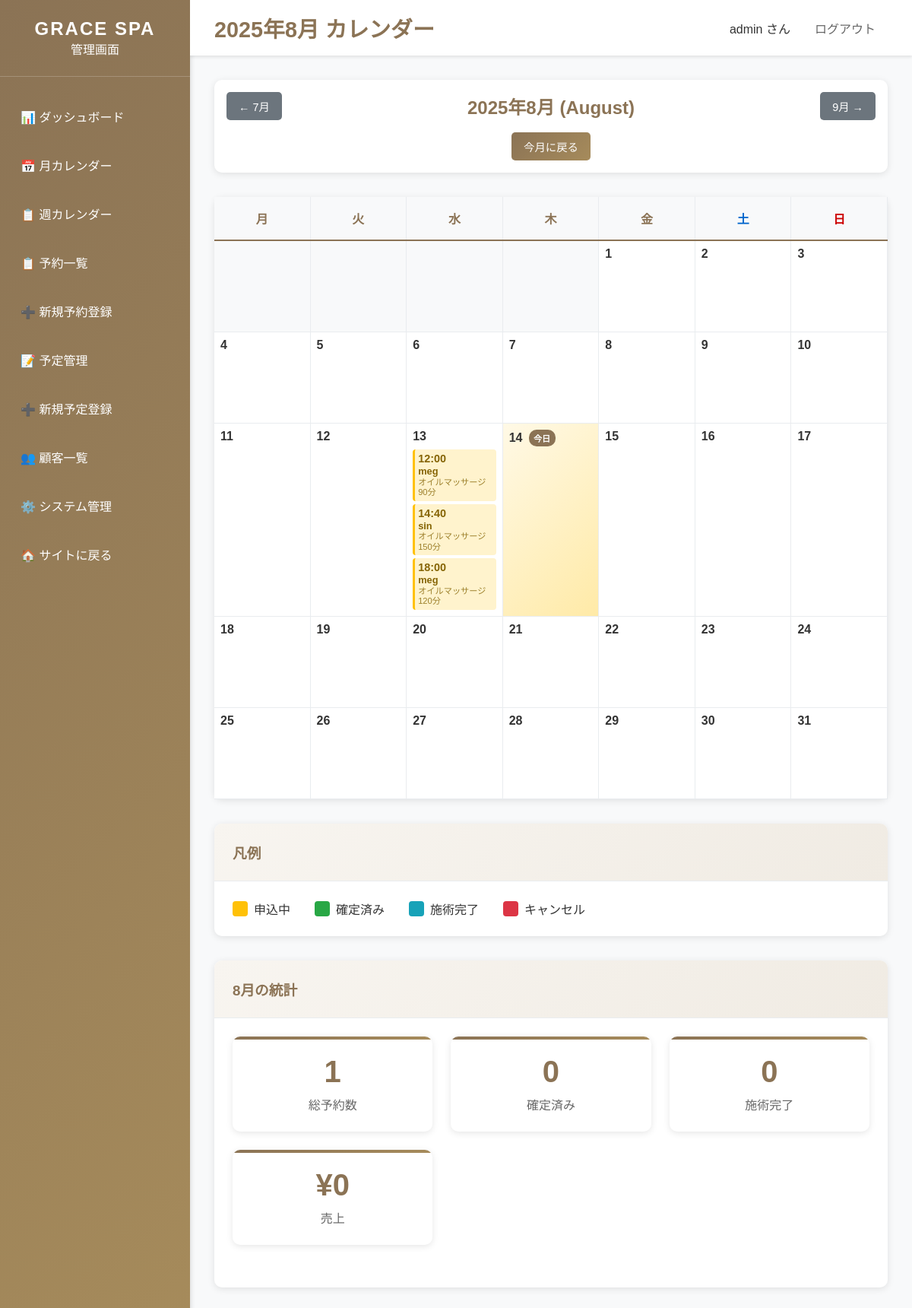
The app's page /dashboard/calendar/ (signed in), older data.
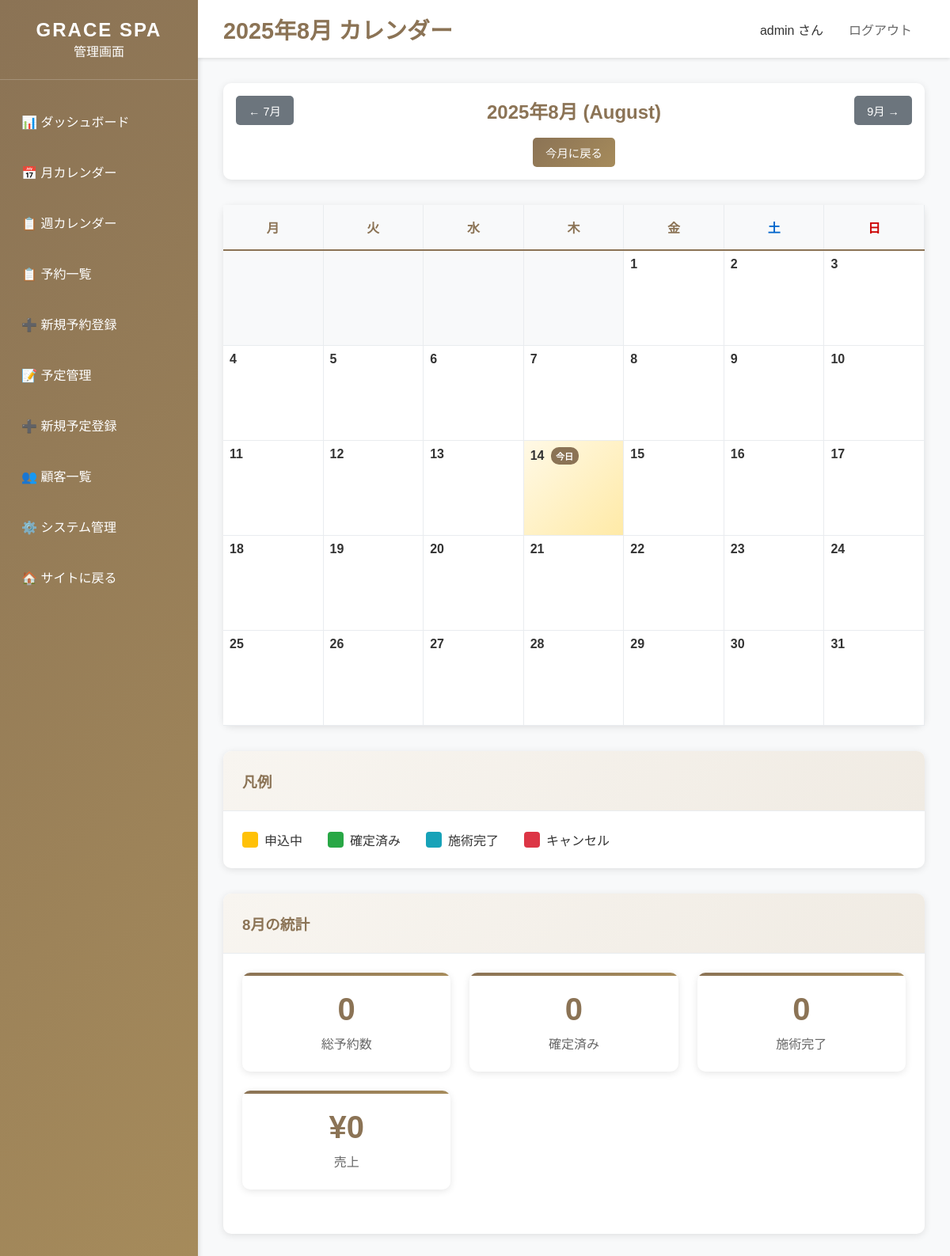
The same page, newer data.
### bookings/models.py (models this page shows, shortened)
class Booking(models.Model):
    STATUS_CHOICES = [
        ('pending', '承認待ち'),
        ('confirmed', '確定'),
        ('completed', '完了'),
        ('cancelled', 'キャンセル'),
    ]
    customer = models.ForeignKey(Customer, on_delete=models.CASCADE, verbose_name='顧客')
    service = models.ForeignKey(Service, on_delete=models.CASCADE, verbose_name='サービス')
    therapist = models.ForeignKey(Therapist, on_delete=models.SET_NULL, null=True, blank=True, verbose_name='施術者')
    booking_date = models.DateField('予約日')
    booking_time = models.TimeField('予約時間')
    status = models.CharField('ステータス', max_length=20, choices=STATUS_CHOICES, default='pending')
    notes = models.TextField('備考', blank=True)
    created_at = models.DateTimeField('作成日時', auto_now_add=True)
    updated_at = models.DateTimeField('更新日時', auto_now=True)
    class Meta:
        verbose_name = '予約'
        verbose_name_plural = '予約'
        ordering = ['-booking_date', '-booking_time']
        unique_together = ['therapist', 'booking_date', 'booking_time']

class Customer(models.Model):
    name = models.CharField('名前', max_length=100)
    email = models.EmailField('メールアドレス', unique=True)
    phone = models.CharField('電話番号', max_length=20)
    notes = models.TextField('備考', blank=True)
    created_at = models.DateTimeField('作成日時', auto_now_add=True)
    updated_at = models.DateTimeField('更新日時', auto_now=True)
    class Meta:
        verbose_name = '顧客'
        verbose_name_plural = '顧客'
        ordering = ['-created_at']

class Service(models.Model):
    name = models.CharField('サービス名', max_length=100)
    description = models.TextField('説明', blank=True)
    duration_minutes = models.PositiveIntegerField('施術時間（分）')
    price = models.PositiveIntegerField('料金')
    is_active = models.BooleanField('有効', default=True)
    sort_order = models.PositiveIntegerField('表示順', default=0)
    created_at = models.DateTimeField('作成日時', auto_now_add=True)
    updated_at = models.DateTimeField('更新日時', auto_now=True)
    class Meta:
        verbose_name = 'サービス'
        verbose_name_plural = 'サービス'
        ordering = ['sort_order', 'name']

### dashboard/views.py (the view)
# urls.py: path('dashboard/calendar/', views.calendar_view, name='calendar'),
@staff_member_required
def calendar_view(request):
    year = int(request.GET.get('year', timezone.now().year))
    month = int(request.GET.get('month', timezone.now().month))
    first_day = datetime(year, month, 1).date()
    if month == 12:
        last_day = datetime(year + 1, 1, 1).date() - timedelta(days=1)
    else:
        last_day = datetime(year, month + 1, 1).date() - timedelta(days=1)
    bookings = Booking.objects.filter(
        booking_date__gte=first_day,
        booking_date__lte=last_day,
        status__in=['pending', 'confirmed']
    ).order_by('booking_date', 'booking_time')
    try:
        schedules = Schedule.objects.filter(
            schedule_date__gte=first_day,
            schedule_date__lte=last_day,
            is_active=True
        ).order_by('schedule_date', 'start_time')
    except:
        schedules = []
    bookings_by_date = {}
    for booking in bookings:
        date_str = booking.booking_date.strftime('%Y-%m-%d')
        if date_str not in bookings_by_date:
            bookings_by_date[date_str] = []
        bookings_by_date[date_str].append(booking)
    schedules_by_date = {}
    for schedule in schedules:
        date_str = schedule.schedule_date.strftime('%Y-%m-%d')
        if date_str not in schedules_by_date:
            schedules_by_date[date_str] = []
        schedules_by_date[date_str].append(schedule)
    cal = calendar.monthcalendar(year, month)
    calendar_data = []
    for week in cal:
        week_data = []
        for day in week:
            if day == 0:
                week_data.append({'day': 0, 'bookings': [], 'schedules': []})
            else:
                day_date = datetime(year, month, day).date()
                day_str = day_date.strftime('%Y-%m-%d')
                day_bookings = bookings_by_date.get(day_str, [])
                day_schedules = schedules_by_date.get(day_str, [])
                is_today = day_date == timezone.now().date()
                week_data.append({
                    'day': day,
                    'date': day_date,
                    'date_str': day_str,
                    'bookings': day_bookings,
                    'schedules': day_schedules,
                    'is_today': is_today
                })
        calendar_data.append(week_data)
    if month == 1:
        prev_year, prev_month = year - 1, 12
    else:
        prev_year, prev_month = year, month - 1
    if month == 12:
        next_year, next_month = year + 1, 1
    else:
        next_year, next_month = year, month + 1
    context = {
        'title': f'{year}年{month}月 カレンダー - GRACE SPA管理画面',
        'calendar_data': calendar_data,
        'year': year,
        'month': month,
        'month_name': calendar.month_name[month],
        'bookings_by_date': bookings_by_date,
        'schedules_by_date': schedules_by_date,
        'prev_year': prev_year,
        'prev_month': prev_month,
        'next_year': next_year,
        'next_month': next_month,
        'today': timezone.now().date(),
    }
    return render(request, 'dashboard/calendar.html', context)

### templates/dashboard/calendar.html (shortened to what the changed rows need)
{% extends 'dashboard/base_dashboard.html' %}
{% load calendar_extras %}
{% block page_title %}{{ year }}年{{ month }}月 カレンダー{% endblock %}
{% block content %}
<div class="card">
    <div class="card-body" style="padding: 1rem;">
        <div style="display: flex; justify-content: space-between; align-items: center;">
            <h2 style="margin: 0; color: #8b7355;">
                {{ year }}年{{ month }}月 ({{ month_name }})
            </h2>
        </div>
    </div>
</div>
<div class="card">
    <div class="card-body" style="padding: 0;">
        <div class="calendar-container">
            <div class="calendar-body">
                {% for week in calendar_data %}
                    {% for day_data in week %}
                        {% if day_data.day == 0 %}
                            <div class="calendar-day empty"></div>
                        {% else %}
                            <div class="calendar-day {% if day_data.is_today %}today{% endif %}">
                                <div class="day-number">
                                    {{ day_data.day }}
                                    {% if day_data.is_today %}
                                        <span class="today-badge">今日</span>
                                    {% endif %}
                                </div>
                                {% if day_data.bookings %}
                                    <div class="day-bookings">
                                        {% for booking in day_data.bookings %}
                                            <div class="booking-item status-{{ booking.status }}"
                                                 title="{{ booking.customer.name }} - {{ booking.service.name }} ({{ booking.booking_time }})">
                                                <div class="booking-time">{{ booking.booking_time|date:"H:i" }}</div>
                                                <div class="booking-customer">{{ booking.customer.name }}</div>
                                                <div class="booking-service">{{ booking.service.name }}</div>
                                            </div>
                                        {% endfor %}
                                    </div>
                                {% endif %}
                            </div>
                        {% endif %}
                    {% endfor %}
                {% endfor %}
            </div>
        </div>
    </div>
</div>
<div class="card">
    <div class="card-body">
        <div class="stats-grid">
            <div class="stat-card">
                <div class="stat-number">
                    {% with total_bookings=0 %}
                        {{ bookings_by_date.values|length }}
                    {% endwith %}
                </div>
                <div class="stat-label">総予約数</div>
            </div>
        </div>
    </div>
</div>
{% endblock %}

Row changes from the older to the newer data that the page shows:
removed Booking: booking_time "12:00", customer.name "meg", service.name "オイルマッサージ 90分"
removed Booking: booking_time "14:40", customer.name "sin", service.name "オイルマッサージ 150分"
removed Booking: booking_time "18:00", customer.name "meg", service.name "オイルマッサージ 120分"
Text that changed along with them:
{{ bookings_by_date.values|length }}: "1" → "0"
